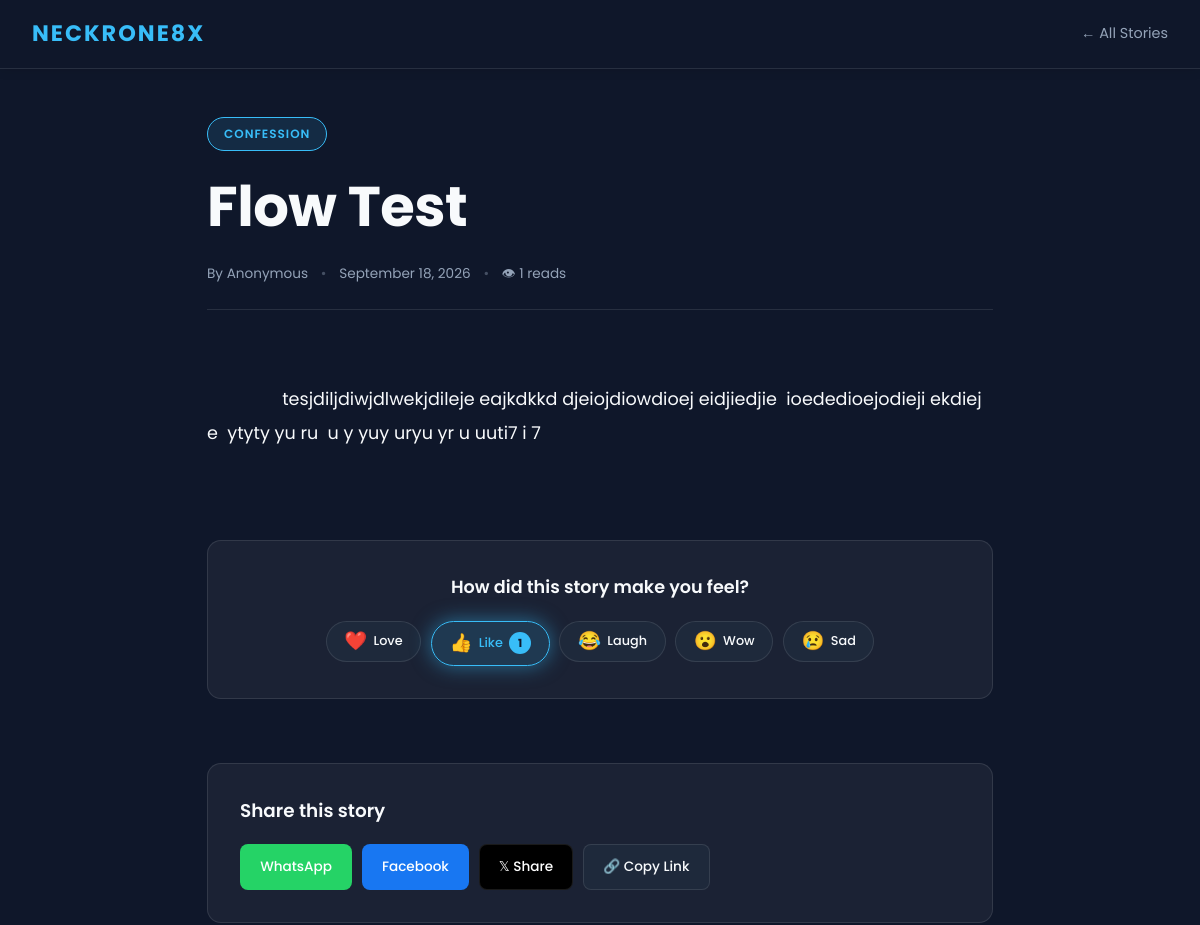
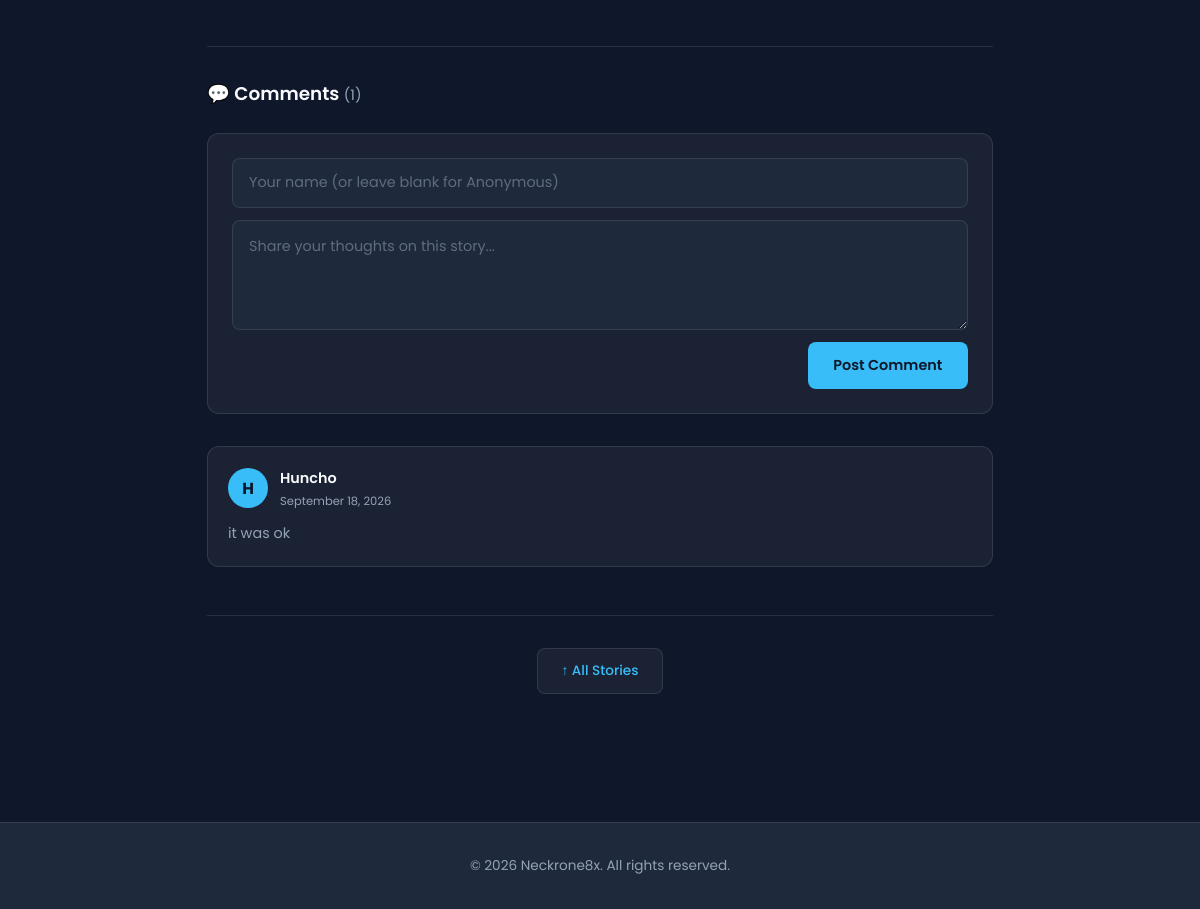
The page /stories/flow-test on the database its author committed (2 pictures, top to bottom).
### app.py (models this page shows)
class Story(db.Model):
    __tablename__ = "stories"
    id = db.Column(db.Integer, primary_key=True)
    title = db.Column(db.String(200), nullable=False)
    slug = db.Column(db.String(220), unique=True, nullable=False)
    category = db.Column(db.String(100), nullable=False, default="General")
    content = db.Column(db.Text, nullable=False)
    author = db.Column(db.String(100), nullable=False, default="Anonymous")
    cover_image = db.Column(db.String(500), nullable=True)
    published = db.Column(db.Boolean, default=False)
    read_count = db.Column(db.Integer, default=0)
    created_at = db.Column(db.DateTime, default=datetime.utcnow)
    updated_at = db.Column(db.DateTime, default=datetime.utcnow, onupdate=datetime.utcnow)
    reads = db.relationship("StoryRead", backref="story", cascade="all, delete-orphan")
    reactions = db.relationship("Reaction", backref="story", cascade="all, delete-orphan")
    comments = db.relationship("Comment", backref="story", cascade="all, delete-orphan")

class Reaction(db.Model):
    __tablename__ = "reactions"
    id = db.Column(db.Integer, primary_key=True)
    story_id = db.Column(
        db.Integer,
        db.ForeignKey("stories.id", ondelete="CASCADE"),
        nullable=False
    )
    reaction_type = db.Column(db.String(20), nullable=False)
    ip_address = db.Column(db.String(45), nullable=True)
    created_at = db.Column(db.DateTime, default=datetime.utcnow, nullable=False)

class Comment(db.Model):
    __tablename__ = "comments"
    id = db.Column(db.Integer, primary_key=True)
    story_id = db.Column(
        db.Integer,
        db.ForeignKey("stories.id", ondelete="CASCADE"),
        nullable=False
    )
    name = db.Column(db.String(80), nullable=False, default="Anonymous")
    content = db.Column(db.Text, nullable=False)
    ip_address = db.Column(db.String(45), nullable=True)
    approved = db.Column(db.Boolean, default=True, nullable=False)
    created_at = db.Column(db.DateTime, default=datetime.utcnow, nullable=False)

### app.py (the view)
@app.route("/stories/<slug>")
def view_story(slug):
    story = Story.query.filter_by(slug=slug, published=True).first_or_404()
    if story.category == "18+":
        verified_stories = session.get("age_verified_stories", [])
        if not isinstance(verified_stories, list):
            verified_stories = []
        if story.id not in verified_stories:
            return render_template("stories/age_gate.html", story=story)
    visitor_ip = get_visitor_ip()
    existing_read = StoryRead.query.filter_by(
        story_id=story.id,
        ip_address=visitor_ip
    ).first()
    if not existing_read:
        story.read_count = (story.read_count or 0) + 1
        db.session.add(StoryRead(story_id=story.id, ip_address=visitor_ip))
        db.session.commit()
    reaction_types = ["love", "like", "laugh", "wow", "sad"]
    reaction_counts = {}
    for rtype in reaction_types:
        reaction_counts[rtype] = Reaction.query.filter_by(
            story_id=story.id,
            reaction_type=rtype
        ).count()
    user_reaction = Reaction.query.filter_by(
        story_id=story.id,
        ip_address=visitor_ip
    ).first()
    user_reaction_type = user_reaction.reaction_type if user_reaction else None
    comments = Comment.query.filter_by(
        story_id=story.id,
        approved=True
    ).order_by(Comment.created_at.desc()).all()
    return render_template(
        "stories/story.html",
        story=story,
        reaction_counts=reaction_counts,
        user_reaction_type=user_reaction_type,
        comments=comments
    )

### app.py (called while the page is built)
@app.context_processor
def inject_template_globals():
    return {"current_year": datetime.utcnow().year}

def get_visitor_ip():
    cloudflare_ip = request.headers.get("CF-Connecting-IP")
    if cloudflare_ip:
        cloudflare_ip = cloudflare_ip.strip()
        if cloudflare_ip:
            return cloudflare_ip
    remote_ip = request.remote_addr
    if remote_ip:
        return remote_ip.strip()
    return "unknown"

### templates/stories/story.html (shortened to what this page needs)
<!DOCTYPE html>
<html lang="en">
<head>
    <link
        rel="stylesheet"
        href="{{ url_for('static', filename='css/stories.css') }}"
    >
</head>
<body>
    <header class="stories-header">
        <div class="header-inner">
            <a href="{{ url_for('stories') }}" class="logo">
                NECKRONE8X
            </a>
            <a href="{{ url_for('stories') }}" class="back-link">
                ← All Stories
            </a>
        </div>
    </header>
    <main id="story">
        <article class="story-page">
            <span class="category">
                {{ story.category }}
            </span>
            <h1 class="story-page-title">
                {{ story.title }}
            </h1>
            <div class="story-page-meta">
                <span>By {{ story.author }}</span>
                <span class="meta-separator">•</span>
                <span>{{ story.created_at.strftime('%B %d, %Y') }}</span>
                <span class="meta-separator">•</span>
                <span>👁 {{ story.read_count }} reads</span>
            </div>
            <div class="story-page-content">
                {{ story.content }}
            </div>
<section class="story-reactions" id="reactions">
    <h3>How did this story make you feel?</h3>
    <div class="reaction-buttons">
        {% set emoji_map = {'love': '❤️', 'like': '👍', 'laugh': '😂', 'wow': '😮', 'sad': '😢'} %}
        {% set label_map = {'love': 'Love', 'like': 'Like', 'laugh': 'Laugh', 'wow': 'Wow', 'sad': 'Sad'} %}
        {% for rtype in ['love', 'like', 'laugh', 'wow', 'sad'] %}
            <form method="POST" action="{{ url_for('react_to_story', slug=story.slug, reaction_type=rtype) }}" class="reaction-form">
                <button type="submit" class="reaction-btn {% if user_reaction_type == rtype %}active{% endif %}" aria-label="React with {{ label_map[rtype] }}">
                    <span class="reaction-emoji">{{ emoji_map[rtype] }}</span>
                    <span class="reaction-label">{{ label_map[rtype] }}</span>
                    {% if reaction_counts[rtype] > 0 %}
                        <span class="reaction-count">{{ reaction_counts[rtype] }}</span>
                    {% endif %}
                </button>
            </form>
        {% endfor %}
    </div>
</section>
            <section class="story-share">
                <h3>Share this story</h3>
                <div class="share-buttons">
                    <a
                        href="https://wa.me/?text={{ ('Read this story on Neckrone8x: ' ~ story.title ~ ' ' ~ request.url)|urlencode }}"
                        target="_blank"
                        rel="noopener noreferrer"
                        class="share-button whatsapp"
                    >
                        WhatsApp
                    </a>
                    <a
                        href="https://www.facebook.com/sharer/sharer.php?u={{ request.url|urlencode }}"
                        target="_blank"
                        rel="noopener noreferrer"
                        class="share-button facebook"
                    >
                        Facebook
                    </a>
                    <a
                        href="https://twitter.com/intent/tweet?text={{ ('Read this story on Neckrone8x: ' ~ story.title)|urlencode }}&url={{ request.url|urlencode }}"
                        target="_blank"
                        rel="noopener noreferrer"
                        class="share-button x"
                    >
                        𝕏 Share
                    </a>
                    <button
                        type="button"
                        class="share-button copy"
                        onclick="copyStoryLink()"
                    >
                        🔗 Copy Link
                    </button>
                </div>
            </section>
<section class="story-comments" id="comments">
    <h3>💬 Comments <span class="comment-count">({{ comments|length }})</span></h3>
    <form class="comment-form" method="POST" action="{{ url_for('add_comment', slug=story.slug) }}">
        <input type="text" name="name" placeholder="Your name (or leave blank for Anonymous)" maxlength="80" autocomplete="name">
        <textarea name="content" placeholder="Share your thoughts on this story..." maxlength="2000" required></textarea>
        <button type="submit">Post Comment</button>
    </form>
    {% if comments %}
        <div class="comment-list">
            {% for comment in comments %}
                <div class="comment-item">
                    <div class="comment-header">
                        <div class="comment-avatar">{{ comment.name[0]|upper }}</div>
                        <div class="comment-meta">
                            <span class="comment-author">{{ comment.name }}</span>
                            <span class="comment-time">{{ comment.created_at.strftime('%B %d, %Y') }}</span>
                        </div>
                    </div>
                    <p class="comment-text">{{ comment.content }}</p>
                </div>
            {% endfor %}
        </div>
    {% else %}
        <div class="comment-empty">No comments yet. Be the first to share your thoughts.</div>
    {% endif %}
</section>
            <div class="story-bottom-nav">
                <a href="{{ url_for('stories') }}" class="story-bottom-link">
                    ↑ All Stories
                </a>
            </div>
        </article>
    </main>
    <footer>
        &copy; {{ current_year }} Neckrone8x. All rights reserved.
    </footer>
</body>
</html>

### rows shown on the page
Story: category "CONFESSION", title "Flow Test", author "Anonymous", created_at "September 18, 2026", read_count "1", content "tesjdiljdiwjdlwekjdileje eajkdkkd djeiojdiowdioej eidjiedjie ioededioejodieji ekdiej e ytyty yu ru u y yuy uryu yr u uuti7 i 7"
Reaction: emoji_map "👍", reaction_type "Like", id "1"
Comment: name "H", name "Huncho", created_at "September 18, 2026", content "it was ok"

### other values the page prints
{{ emoji_map[rtype] }} "❤️" "😂" "😮" "😢"
{{ label_map[rtype] }} "Love" "Laugh" "Wow" "Sad"
{{ comments|length }} "1"
